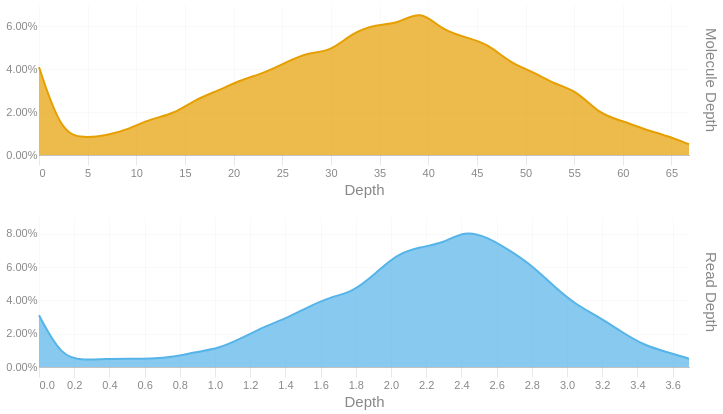

The notebook cell this image was saved under:
### Code cell
readdep = depth_hist(tb['Read Depth'], q99, 3)
readdep = readdep.with_columns(pl.lit('Read Depth').alias('Metric'))
if not SKIPLR:
    moldep = depth_hist(tb['Molecule Depth'], mol_q99, 1)
    moldep = moldep.with_columns(pl.lit('Molecule Depth').alias('Metric'))
    _hist = pl.concat([readdep, moldep])
    _hist = _hist.filter(pl.col('Proportion') != 0)
    with SafeRender(_hist):
        (
            alt.Chart(_hist)        
            .mark_area(interpolate = "basis")
            .encode(
                x=alt.X('Bin:Q').scale(domainMin=0).axis(alt.Axis(title='Depth')),
                y = alt.Y('Proportion:Q', title = None).axis(format = '.2%'),
                color = alt.Color('Metric:N').legend(None),
                row = alt.Row("Metric:N").header(title = None, labelOrient = 'right'),
                tooltip = [
                    alt.Tooltip("Metric:N", title = "Metric"),
                    alt.Tooltip('Interval:N', title = "Depth Interval"),
                    alt.Tooltip('Proportion:Q', title = "% Alignments").format('.2%')
                ]
            )
            .resolve_scale(x='independent', y='independent')
            .properties(
                height = 150, width = 650,
                usermeta={'embedOptions': {'downloadFileName': f'{samplename}.depth.hist'}}
            )
        ).display()
else:
    readdep = readdep.filter(pl.col('Proportion') != 0)
    with SafeRender(readdep):
        (
            alt.Chart(readdep)        
            .mark_area(interpolate = "basis")
            .encode(
                x=alt.X('Bin:Q').scale(domainMin=0).axis(alt.Axis(title='Depth')),
                y = alt.Y('Proportion:Q', title = None).axis(format = '.2%'),
                tooltip = [
                    alt.Tooltip('Interval:N', title = "Depth Interval"),
                    alt.Tooltip('Proportion:Q', title = "% Alignments").format('.2%')
                ]
            )
            .properties(
                usermeta={'embedOptions': {'downloadFileName': f'{samplename}.depth.hist'}}
            )
        ).display()

### Figure 1 — Vega-Lite specification as saved in the notebook (floating-point values rounded to 4 significant figures)
{"width": 650, "height": 150, "config": {"title": {"anchor": "start", "dy": -15, "fontSize": 18, "color": "#888888", "subtitleColor": "#888888", "subtitleFontSize": 14}, "arc": {"fill": "#0072B2"}, "axis": {"domainColor": "#888888", "domainWidth": 0.5, "gridWidth": 0.2, "grid": false, "titleFontWeight": 400, "titleFontSize": 15, "labelFontSize": 11, "labelColor": "#888888", "tickColor": "#888888", "tickWidth": 0.2, "titleColor": "#888888"}, "axisBand": {"grid": false}, "axisX": {"grid": true, "tickSize": 10, "domainCap": "round"}, "axisY": {"domain": false, "grid": true, "tickSize": 0, "domainCap": "round"}, "background": "transparent", "header": {"labelFontSize": 15, "labelColor": "#888888", "titleFontSize": 15, "titleFontWeight": 600, "titleColor": "#888888"}, "legend": {"labelFont": "sans-serif", "labelFontSize": 12, "labelColor": "#888888", "symbolSize": 100, "symbolType": "circle", "titleFontSize": 12, "titlePadding": 10, "titleColor": "#888888", "title": null}, "range": {"category": ["#E69F00", "#56B4E9", "#009E73", "#F0E442", "#0072B2", "#D55E00", "#CC79A7", "#000000"], "diverging": ["#cfe8f3", "#a2d4ec", "#73bfe2", "#46abdb", "#1696d2", "#12719e"]}, "area": {"fill": "#0072B2", "fillOpacity": 0.7, "line": true, "strokeOpacity": 0.7}, "line": {"color": "#0072B2", "stroke": "#0072B2", "strokeWidth": 2}, "trail": {"color": "#0072B2", "stroke": "#0072B2", "strokeWidth": 0, "size": 1}, "point": {"filled": true, "fillOpacity": 1.0, "size": 95}, "text": {"color": "#888888", "fontSize": 11, "align": "right", "fontWeight": 400, "size": 11}, "bar": {"fill": "#0072B2", "stroke": null}, "view": {"stroke": null, "continuousWidth": 660, "continuousHeight": 400}}, "data": {"name": "data-01913ef383ee34f5e32eaefc48cdffc6"}, "mark": {"type": "area", "interpolate": "basis"}, "encoding": {"color": {"field": "Metric", "legend": null, "type": "nominal"}, "row": {"field": "Metric", "header": {"title": null, "labelOrient": "right"}, "type": "nominal"}, "tooltip": [{"field": "Metric", "title": "Metric", "type": "nominal"}, {"field": "Interval", "title": "Depth Interval", "type": "nominal"}, {"field": "Proportion", "format": ".2%", "title": "% Alignments", "type": "quantitative"}], "x": {"axis": {"title": "Depth"}, "field": "Bin", "scale": {"domainMin": 0}, "type": "quantitative"}, "y": {"axis": {"format": ".2%"}, "field": "Proportion", "title": null, "type": "quantitative"}}, "resolve": {"scale": {"x": "independent", "y": "independent"}}, "usermeta": {"embedOptions": {"downloadFileName": "S3_Cooper_1787.depth.hist"}}, "$schema": "https://vega.github.io/schema/vega-lite/v6.1.0.json", "datasets": {"data-01913ef383ee34f5e32eaefc48cdffc6": [{"Bin": 0.0, "Interval": "0.0-0.127", "Proportion": 0.031, "Metric": "Read Depth"}, {"Bin": 0.127, "Interval": "0.127-0.255", "Proportion": 0.006, "Metric": "Read Depth"}, {"Bin": 0.255, "Interval": "0.255-0.382", "Proportion": 0.004, "Metric": "Read Depth"}, {"Bin": 0.382, "Interval": "0.382-0.509", "Proportion": 0.005, "Metric": "Read Depth"}, {"Bin": 0.509, "Interval": "0.509-0.637", "Proportion": 0.005, "Metric": "Read Depth"}, {"Bin": 0.637, "Interval": "0.637-0.764", "Proportion": 0.005, "Metric": "Read Depth"}, {"Bin": 0.764, "Interval": "0.764-0.891", "Proportion": 0.006, "Metric": "Read Depth"}, {"Bin": 0.891, "Interval": "0.891-1.019", "Proportion": 0.009, "Metric": "Read Depth"}, {"Bin": 1.019, "Interval": "1.019-1.146", "Proportion": 0.011, "Metric": "Read Depth"}, {"Bin": 1.146, "Interval": "1.146-1.273", "Proportion": 0.017, "Metric": "Read Depth"}, {"Bin": 1.273, "Interval": "1.273-1.401", "Proportion": 0.024, "Metric": "Read Depth"}, {"Bin": 1.401, "Interval": "1.401-1.528", "Proportion": 0.029, "Metric": "Read Depth"}, {"Bin": 1.528, "Interval": "1.528-1.655", "Proportion": 0.036, "Metric": "Read Depth"}, {"Bin": 1.655, "Interval": "1.655-1.783", "Proportion": 0.042, "Metric": "Read Depth"}, {"Bin": 1.783, "Interval": "1.783-1.91", "Proportion": 0.045, "Metric": "Read Depth"}, {"Bin": 1.91, "Interval": "1.91-2.037", "Proportion": 0.056, "Metric": "Read Depth"}, {"Bin": 2.037, "Interval": "2.037-2.165", "Proportion": 0.068, "Metric": "Read Depth"}, {"Bin": 2.165, "Interval": "2.165-2.292", "Proportion": 0.072, "Metric": "Read Depth"}, {"Bin": 2.292, "Interval": "2.292-2.419", "Proportion": 0.074, "Metric": "Read Depth"}, {"Bin": 2.419, "Interval": "2.419-2.547", "Proportion": 0.082, "Metric": "Read Depth"}, {"Bin": 2.547, "Interval": "2.547-2.674", "Proportion": 0.078, "Metric": "Read Depth"}, {"Bin": 2.674, "Interval": "2.674-2.801", "Proportion": 0.07, "Metric": "Read Depth"}, {"Bin": 2.801, "Interval": "2.801-2.929", "Proportion": 0.061, "Metric": "Read Depth"}, {"Bin": 2.929, "Interval": "2.929-3.056", "Proportion": 0.048, "Metric": "Read Depth"}, {"Bin": 3.056, "Interval": "3.056-3.183", "Proportion": 0.037, "Metric": "Read Depth"}, {"Bin": 3.183, "Interval": "3.183-3.311", "Proportion": 0.03, "Metric": "Read Depth"}, {"Bin": 3.311, "Interval": "3.311-3.438", "Proportion": 0.021, "Metric": "Read Depth"}, {"Bin": 3.438, "Interval": "3.438-3.565", "Proportion": 0.013, "Metric": "Read Depth"}, {"Bin": 3.565, "Interval": "3.565-3.693", "Proportion": 0.009, "Metric": "Read Depth"}, {"Bin": 3.693, "Interval": "3.693-3.82", "Proportion": 0.005, "Metric": "Read Depth"}, {"Bin": 0.0, "Interval": "0.0-2.3", "Proportion": 0.041, "Metric": "Molecule Depth"}, {"Bin": 2.3, "Interval": "2.3-4.6", "Proportion": 0.01, "Metric": "Molecule Depth"}, {"Bin": 4.6, "Interval": "4.6-6.9", "Proportion": 0.008, "Metric": "Molecule Depth"}, {"Bin": 6.9, "Interval": "6.9-9.2", "Proportion": 0.009, "Metric": "Molecule Depth"}, {"Bin": 9.2, "Interval": "9.2-11.5", "Proportion": 0.012, "Metric": "Molecule Depth"}, {"Bin": 11.5, "Interval": "11.5-13.8", "Proportion": 0.017, "Metric": "Molecule Depth"}, {"Bin": 13.8, "Interval": "13.8-16.1", "Proportion": 0.019, "Metric": "Molecule Depth"}, {"Bin": 16.1, "Interval": "16.1-18.4", "Proportion": 0.026, "Metric": "Molecule Depth"}, {"Bin": 18.4, "Interval": "18.4-20.7", "Proportion": 0.03, "Metric": "Molecule Depth"}, {"Bin": 20.7, "Interval": "20.7-23.0", "Proportion": 0.035, "Metric": "Molecule Depth"}, {"Bin": 23.0, "Interval": "23.0-25.3", "Proportion": 0.038, "Metric": "Molecule Depth"}, {"Bin": 25.3, "Interval": "25.3-27.6", "Proportion": 0.043, "Metric": "Molecule Depth"}, {"Bin": 27.6, "Interval": "27.6-29.9", "Proportion": 0.048, "Metric": "Molecule Depth"}, {"Bin": 29.9, "Interval": "29.9-32.2", "Proportion": 0.048, "Metric": "Molecule Depth"}, {"Bin": 32.2, "Interval": "32.2-34.6", "Proportion": 0.057, "Metric": "Molecule Depth"}, {"Bin": 34.6, "Interval": "34.6-36.9", "Proportion": 0.061, "Metric": "Molecule Depth"}, {"Bin": 36.9, "Interval": "36.9-39.2", "Proportion": 0.061, "Metric": "Molecule Depth"}, {"Bin": 39.2, "Interval": "39.2-41.5", "Proportion": 0.068, "Metric": "Molecule Depth"}, {"Bin": 41.5, "Interval": "41.5-43.8", "Proportion": 0.058, "Metric": "Molecule Depth"}, {"Bin": 43.8, "Interval": "43.8-46.1", "Proportion": 0.055, "Metric": "Molecule Depth"}, {"Bin": 46.1, "Interval": "46.1-48.4", "Proportion": 0.052, "Metric": "Molecule Depth"}, {"Bin": 48.4, "Interval": "48.4-50.7", "Proportion": 0.043, "Metric": "Molecule Depth"}, {"Bin": 50.7, "Interval": "50.7-53.0", "Proportion": 0.039, "Metric": "Molecule Depth"}, {"Bin": 53.0, "Interval": "53.0-55.3", "Proportion": 0.033, "Metric": "Molecule Depth"}, {"Bin": 55.3, "Interval": "55.3-57.6", "Proportion": 0.03, "Metric": "Molecule Depth"}, {"Bin": 57.6, "Interval": "57.6-59.9", "Proportion": 0.019, "Metric": "Molecule Depth"}, {"Bin": 59.9, "Interval": "59.9-62.2", "Proportion": 0.016, "Metric": "Molecule Depth"}, {"Bin": 62.2, "Interval": "62.2-64.5", "Proportion": 0.012, "Metric": "Molecule Depth"}, {"Bin": 64.5, "Interval": "64.5-66.8", "Proportion": 0.009, "Metric": "Molecule Depth"}, {"Bin": 66.8, "Interval": "66.8-69.1", "Proportion": 0.005, "Metric": "Molecule Depth"}]}}
